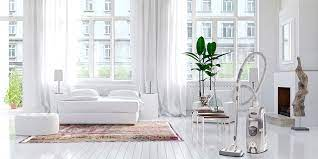
#> input picture equalization_and_histogram/image.png, 318 x 159 px
$ python Homework2.py
#> lines starting #> are read from the running program, lines starting #| are printed output that depends on the picture
'''
171805020
Yusuf AKIN
Image Processing - Homework2
'''

import cv2
import numpy as np
import matplotlib.pyplot as plt

class image_graphs:
    def __init__ (self, image,histogram):
        self.image = image
        self.histogram = histogram

    def histogram_grapher(self,path_name,graph_name):
        for k in range(self.image.shape[0]):
            for l in range(self.image.shape[1]):
                pixel_value = self.image[k,l]
                self.histogram[pixel_value]+=1
        plt.title(graph_name)
        plt.bar(np.arange(len(self.histogram)),self.histogram)
        plt.xlabel("Gray Level")
        plt.ylabel("Number of Pixel")
        plt.savefig(path_name)
        equal_image = cv2.imread(path_name)
        cv2.imshow(graph_name,equal_image)
        return self.histogram


    def histogram_equalization(self,path_name,graph_name):
        GL=255
        equal_histogram=np.zeros_like(self.histogram)
        equal_image=np.zeros_like(self.image)
        for i in range(len(self.histogram)):
            equal_histogram[i]=int(GL*np.sum(self.histogram[0:i]))

        for x in range(self.image.shape[0]):
            for y in range(self.image.shape[1]):
                px_vl=self.image[x, y]
                equal_image[x, y]=equal_histogram[px_vl]

        plt.title(graph_name)
        plt.bar(np.arange(len(equal_histogram)),equal_histogram)
        plt.xlabel("Gray Level")
        plt.ylabel("Number of Pixel")
        plt.savefig(path_name)
        equal_image = cv2.imread(path_name)
        cv2.imshow(graph_name,equal_image)
        return self.histogram

    def specification(self,image2,path_name,graph_name):
        image_list=[self.image, image2]
        for i in range(2):
            GL=255
            equal_histogram=np.zeros_like(self.histogram)
            equal_image=np.zeros_like(image_list[i])
            for k in range(len(self.histogram)):
                equal_histogram[k]=int((GL*np.sum(self.histogram[0:k]))/(image_list[i].shape[0]*image_list[i].shape[1]))

            for x in range(image_list[i].shape[0]):
                for y in range(image_list[i].shape[1]):
                    pixel_value=image_list[i][x, y]
                    equal_image[x, y]=equal_histogram[pixel_value]


        plt.title(graph_name)
        plt.bar(np.arange(len(equal_histogram)),equal_histogram)
        plt.xlabel("Gray Level")
        plt.ylabel("Number of Pixel")
        plt.savefig(path_name)
        img = cv2.imread(path_name)
        cv2.imshow("Specification",img)

    def image_joiner(self,path_name1, path_name2):
        image_1=cv2.imread(path_name1)
        image_2=cv2.imread(path_name2)
        joined_img=cv2.add(image_1,image_2)
        cv2.imwrite("Joined_img.png",joined_img)
        cv2.imshow("Joined Image",joined_img)


image = cv2.imread("image.png")
#> image is the input picture: shape (159, 318, 3); mean B, G, R 208.3, 207, 206.5
image2 = cv2.imread("image2.png")
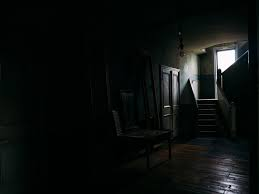
#> input picture equalization_and_histogram/image2.png, 259 x 194 px
#> image2 is the input picture: shape (194, 259, 3); mean B, G, R 14.4, 15.8, 12.7
hist_zeros = np.zeros([256])


first_hist = image_graphs(image, hist_zeros)
histogram = first_hist.histogram_grapher("first_histogram.png","First Histogram")
#> after the loop in histogram_grapher, `for k in range(self.image.shape[0]):`: self.histogram = 256 values, max 4723 at index 255, min 21 at index 2, mean 529.3
#> in histogram_grapher, `plt.savefig(path_name)`:
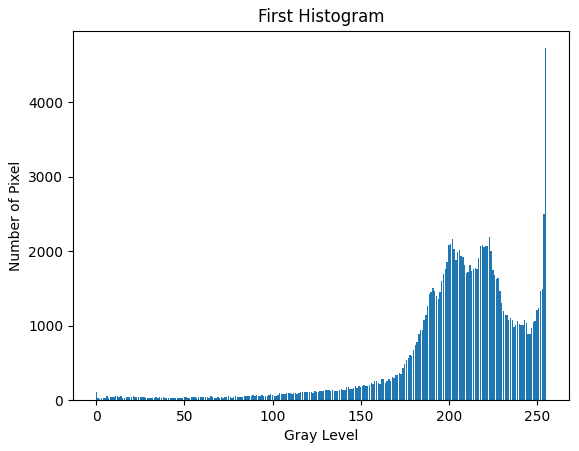
#> figure drawn by matplotlib, 1 panel; tallest bar 4723 high, from x = 254.6 to 255.4
#> histogram has the same summary as self.histogram in histogram_grapher

second_hist = image_graphs(image2, hist_zeros)
histogram = second_hist.histogram_grapher("second_histogram.png","Second Histogram")
#> call 2 of histogram_grapher, with path_name = 'second_histogram.png', graph_name = 'Second Histogram'
#> after the loop in histogram_grapher (call 2), `for k in range(self.image.shape[0]):`: self.histogram = 256 values, max 21686 at index 3, min 109 at index 95, mean 1107
#> in histogram_grapher (call 2), `plt.savefig(path_name)`:
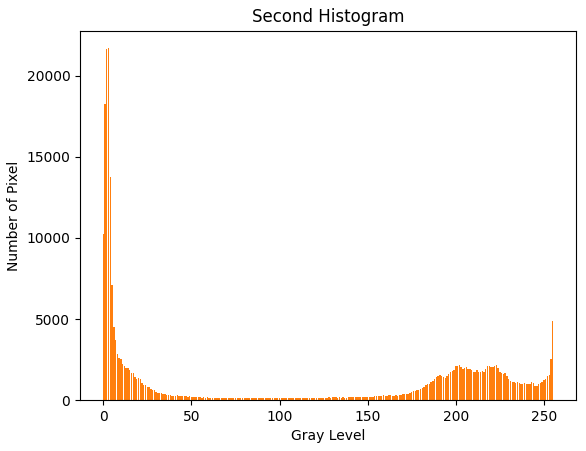
#> figure drawn by matplotlib, 1 panel; tallest bar 4723 high, from x = 254.6 to 255.4; tallest bar 21686 high, from x = 2.6 to 3.4
#> histogram has the same summary as self.histogram in histogram_grapher


first_equal = image_graphs(image, histogram)
first_equalization = first_equal.histogram_equalization("first_equalization.png","First Equalization")
#> after the loop in histogram_equalization, `for i in range(len(self.histogram)):`: equal_histogram = 256 values from 0 to 71028465
#> after the loop in histogram_equalization, `for x in range(self.image.shape[0]):`:
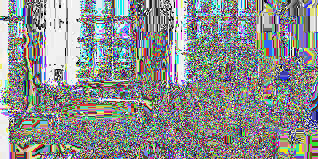
#> equal_image: shape (159, 318, 3); mean B, G, R 142.5, 143.1, 140.2
#> in histogram_equalization, `plt.savefig(path_name)`:
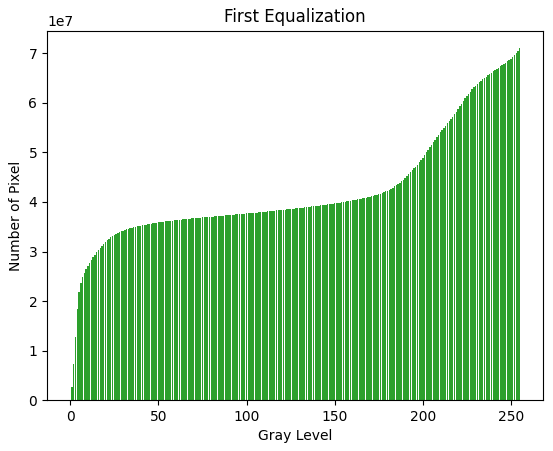
#> figure drawn by matplotlib, 1 panel; tallest bar 4723 high, from x = 254.6 to 255.4; tallest bar 21686 high, from x = 2.6 to 3.4; tallest bar 71028465 high, from x = 254.6 to 255.4
#> first_equalization has the same summary as self.histogram in histogram_grapher
second_equal = image_graphs(image,first_equalization)
second_equalization = second_equal.histogram_equalization("second_equalization.png", "Second Equalization")
#> call 2 of histogram_equalization, with path_name = 'second_equalization.png', graph_name = 'Second Equalization'
#> in histogram_equalization (call 2), `plt.savefig(path_name)`:
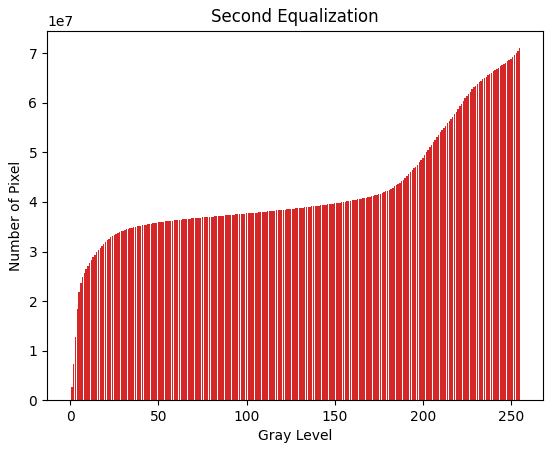
#> figure drawn by matplotlib, 1 panel; tallest bar 4723 high, from x = 254.6 to 255.4; tallest bar 21686 high, from x = 2.6 to 3.4; tallest bar 71028465 high, from x = 254.6 to 255.4
#> second_equalization has the same summary as self.histogram in histogram_grapher


specification = image_graphs(image, histogram)
specification.specification(image2,"specification.png","Specification")
#> after the loop in specification, `for i in range(2):`:
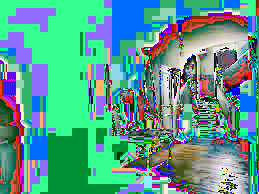
#> equal_image: shape (194, 259, 3); mean of channels 0, 1, 2 143.3, 155.3, 90.7; drawn as B, G, R
specification.image_joiner("image.png","image2.png")
#> (the run stopped early here; a loop or call above may not have finished)
